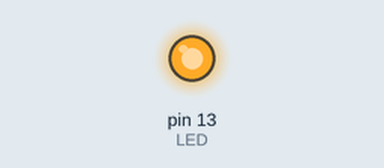
Recording of a sketch running on a simulated Arduino Uno, built with avr-gcc and run on an emulated ATmega328P. On the bench: output pins drawn as LEDs (lit = HIGH).

Above: at 1.3 s.
At 4.3 s:
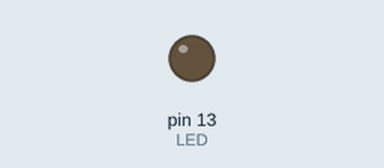
Timing chart, 0 to 6.2 s (numbered marks = the images above):
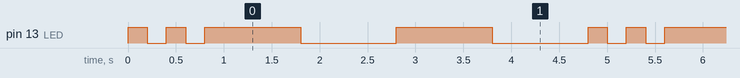

The sketch:

L_chika.ino
```cpp
const int LED = 13;

void setup()
{
  pinMode(LED, OUTPUT);
}

void loop()
{
  digitalWrite(LED, HIGH);
  delay(200);
  digitalWrite(LED, LOW);
  delay(200);
  digitalWrite(LED, HIGH);
  delay(200);
  digitalWrite(LED, LOW);
  delay(200);
  digitalWrite(LED, HIGH);
  delay(1000);
  digitalWrite(LED, LOW);
  delay(1000);
  digitalWrite(LED, HIGH);
  delay(1000);
  digitalWrite(LED, LOW);
  delay(1000);
}
```

Measured:
- by itself, pin 13 (LED): repeats every 4.8 s: LOW 0.20 s, HIGH 0.20 s, LOW 0.20 s, 2 × (HIGH 1.0 s, LOW 1.0 s), HIGH 0.20 s
- by itself, everything shown: repeats every 4.8 s, in 8 steps
